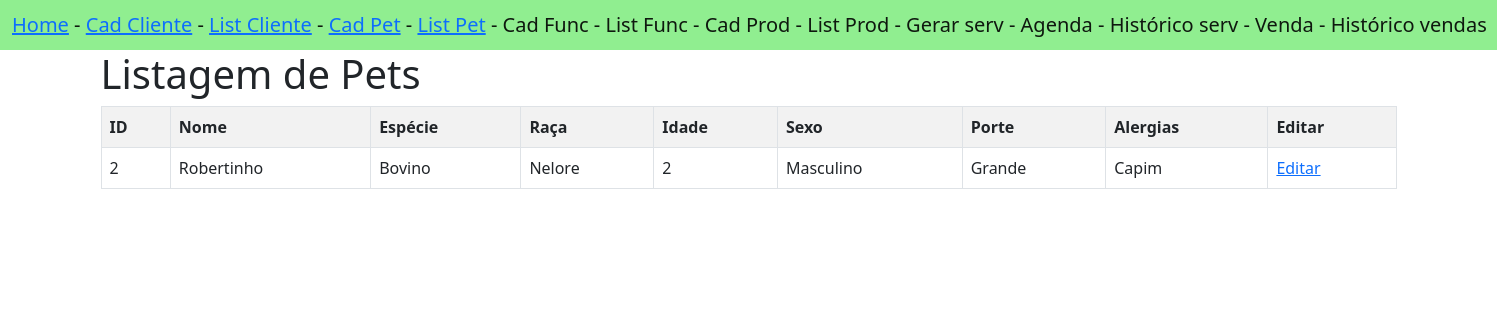
The app's page /listarPets/ with its own data.
### appPetPlanet/models.py (models this page shows)
class Pet(models.Model):
    id_pet = models.AutoField(primary_key=True)
    nome = models.TextField()
    especie = models.TextField()
    raca = models.TextField()
    idade = models.TextField()
    sexo = models.TextField()
    porte = models.TextField()
    alergias = models.TextField()

### appPetPlanet/views.py (the view)
# urls.py: path('listarPets/', views.listarPets, name='listarPets'),
def listarPets(request):
    pets = {
        'pets': Pet.objects.all()
    }
    return render(request, 'pet/listarPets.html', pets)

### appPetPlanet/templates/pet/listarPets.html
{% extends 'navBar.html' %}
{% block conteudo %}
<div class="container">
    <h1>Listagem de Pets</h1>
    <table class="table table-bordered table-striped">
        <tr>
            <th>ID</th>
            <th>Nome</th>
            <th>Espécie</th>
            <th>Raça</th>
            <th>Idade</th>
            <th>Sexo</th>
            <th>Porte</th>
            <th>Alergias</th>
            <th>Editar</th>
        </tr>
        {% for pet in pets %}
        <tr>
            <td>{{pet.id_pet}}</td>
            <td>{{pet.nome}}</td>
            <td>{{pet.especie}}</td>
            <td>{{pet.raca}}</td>
            <td>{{pet.idade}}</td>
            <td>{{pet.sexo}}</td>
            <td>{{pet.porte}}</td>
            <td>{{pet.alergias}}</td>
            <td><a href="{% url 'infoPet' %}{{pet.id_pet}}">Editar</a></td>
        </tr>
        {% endfor %}
    </table>
</div>
{% endblock %}

### records on screen
Pet: id_pet "2", nome "Robertinho", especie "Bovino", raca "Nelore", idade "2", sexo "Masculino", porte "Grande", alergias "Capim"
